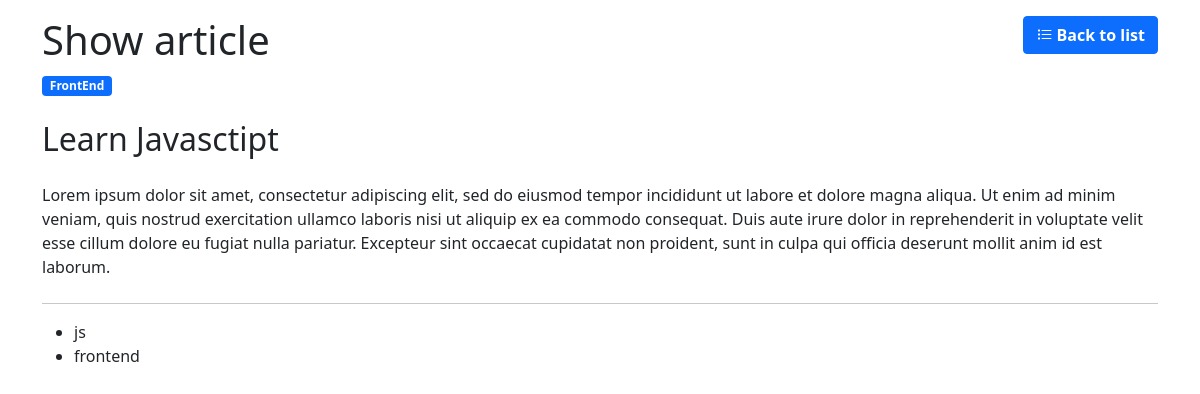
Page /articles/2/ on the committed database.
### blog/models.py (models this page shows, shortened)
class Article(models.Model):
    title = CharField(max_length=120)
    state = IntegerField(default=0, choices=LIST_STATE)
    category = ForeignKey(Category,null=True,on_delete=models.SET_NULL)
    tags = ManyToManyField(Tag)
    description = TextField(null=True)
    created = DateTimeField(auto_now_add=True)
    updated = DateTimeField(auto_now=True)

class Category(models.Model):
    name=CharField(max_length=30,unique=True)
    state=IntegerField(default=0, choices=LIST_STATE)
    created = DateTimeField(auto_now_add=True)
    updated = DateTimeField(auto_now=True)

class Tag(models.Model):
    name=CharField(max_length=20,unique=True)
    created = DateTimeField(auto_now_add=True)
    updated = DateTimeField(auto_now=True)

### blog/views.py (the view)
# urls.py: path('<int:id>/',views.show, name="show_article"),
def show(request, id):
    article=Article.objects.get(pk=id)
    return render(request,"blog/show.html",{"article":article})

### blog/templates/blog/show.html
{% extends 'master.html' %}
  {% block mycontent %}
    <div class="container">
      <div class="row mt-3">
        <div class="col-md-6">
          <h1>Show article</h1>
        </div>
        <div class="col-md-6 text-end"><a href="{% url 'list_of_articles' %}" class="btn btn-primary"><i class="bi bi-list-task"></i><strong>  Back to list</strong></a></div>
      </div>
      <div class="row">
        <div class="col-md-12">
          <span class="badge bg-primary">{{ article.category.name}}</span>
          <h2 class="my-4">{{ article.title}}</h2>
          <p class="my-4">{{ article.description}}</p>
          <hr />
          <ul>
            {% for tag in article.tags.all %}
              <li>
                {{ tag.name }}
              </li>
            {% endfor %}
          </ul>
        </div>
      </div>
    </div>
  {% endblock %}

### rows in the picture
Article: category.name "FrontEnd", title "Learn Javasctipt", description "Lorem ipsum dolor sit amet, consectetur adipiscing elit, sed do eiusmod tempor incididunt ut labore et dolore magna aliqua. Ut enim ad minim veniam, quis nostrud exercitation ullamco laboris nisi ut aliquip ex ea commodo consequat. Duis aute irure dolor in reprehenderit in voluptate velit esse cillum dolore eu fugiat nulla pariatur. Excepteur sint occaecat cupidatat non proident, sunt in culpa qui officia deserunt mollit anim id est laborum."
Tag: name "js"
Tag: name "frontend"
